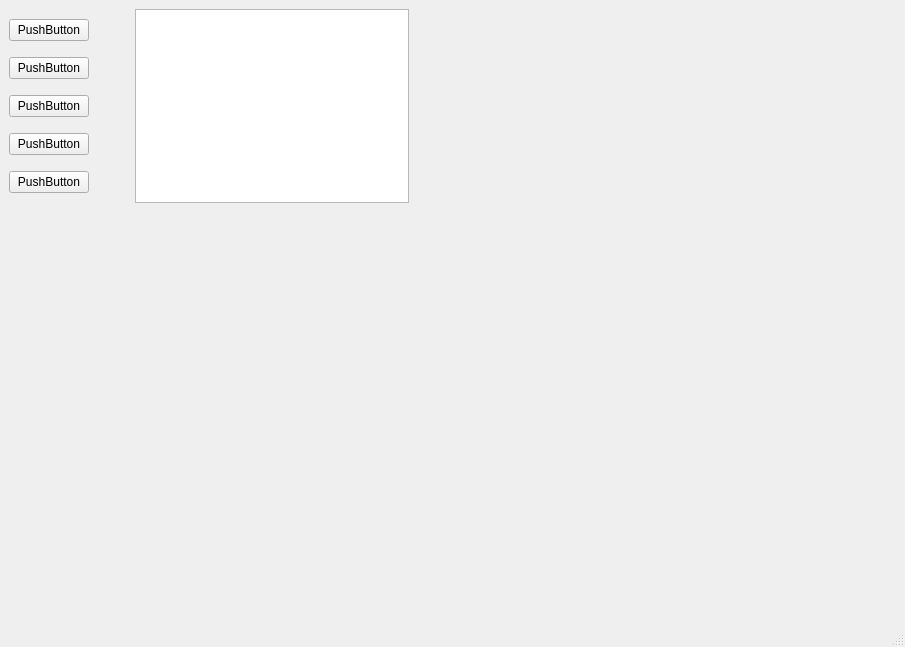
<?xml version="1.0" encoding="UTF-8"?>
<ui version="4.0">
 <class>MainMusicPlayerPage</class>
 <widget class="QMainWindow" name="MainMusicPlayerPage">
  <property name="geometry">
   <rect>
    <x>0</x>
    <y>0</y>
    <width>905</width>
    <height>647</height>
   </rect>
  </property>
  <property name="windowTitle">
   <string>MainWindow</string>
  </property>
  <widget class="QWidget" name="centralwidget">
   <widget class="QWidget" name="">
    <property name="geometry">
     <rect>
      <x>9</x>
      <y>9</y>
      <width>400</width>
      <height>194</height>
     </rect>
    </property>
    <layout class="QHBoxLayout" name="horizontalLayout">
     <item>
      <layout class="QVBoxLayout" name="verticalLayout">
       <item>
        <widget class="QPushButton" name="pushButton">
         <property name="text">
          <string>PushButton</string>
         </property>
        </widget>
       </item>
       <item>
        <widget class="QPushButton" name="pushButton_2">
         <property name="text">
          <string>PushButton</string>
         </property>
        </widget>
       </item>
       <item>
        <widget class="QPushButton" name="pushButton_3">
         <property name="text">
          <string>PushButton</string>
         </property>
        </widget>
       </item>
       <item>
        <widget class="QPushButton" name="pushButton_4">
         <property name="text">
          <string>PushButton</string>
         </property>
        </widget>
       </item>
       <item>
        <widget class="QPushButton" name="pushButton_5">
         <property name="text">
          <string>PushButton</string>
         </property>
        </widget>
       </item>
      </layout>
     </item>
     <item>
      <spacer name="horizontalSpacer">
       <property name="orientation">
        <enum>Qt::Horizontal</enum>
       </property>
       <property name="sizeType">
        <enum>QSizePolicy::Preferred</enum>
       </property>
       <property name="sizeHint" stdset="0">
        <size>
         <width>40</width>
         <height>10</height>
        </size>
       </property>
      </spacer>
     </item>
     <item>
      <widget class="QListWidget" name="listWidget"/>
     </item>
    </layout>
   </widget>
  </widget>
  <widget class="QMenuBar" name="menubar">
   <property name="geometry">
    <rect>
     <x>0</x>
     <y>0</y>
     <width>905</width>
     <height>24</height>
    </rect>
   </property>
  </widget>
  <widget class="QStatusBar" name="statusbar"/>
 </widget>
 <resources/>
 <connections/>
</ui>
